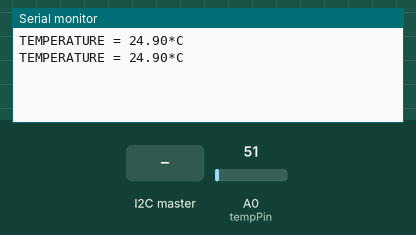
Recording of a sketch running on a simulated Arduino Uno, built with avr-gcc and run on an emulated ATmega328P. Shown: the last lines printed to the serial monitor. Inputs (shaded band) come from the test bench; at power-on: A0 (tempPin) = 51.

Above: at 1.2 s.
1.3 s: the I2C master sends the byte 1
At 1.9 s:
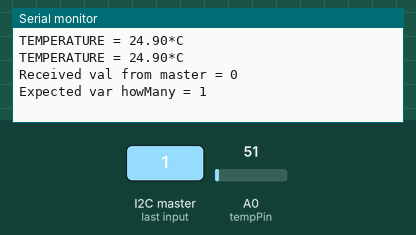
2.8 s: A0 (tempPin) set to 61
At 3.8 s:
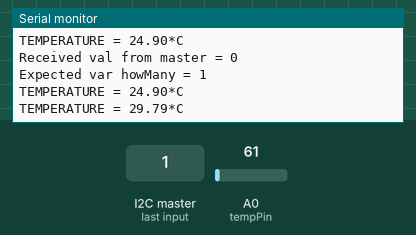
4.3 s: A0 (tempPin) set to 71
At 5.7 s:
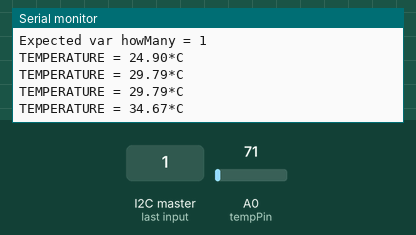
Timing chart, 0 to 7.3 s (numbered marks = the images above; inputs shaded):
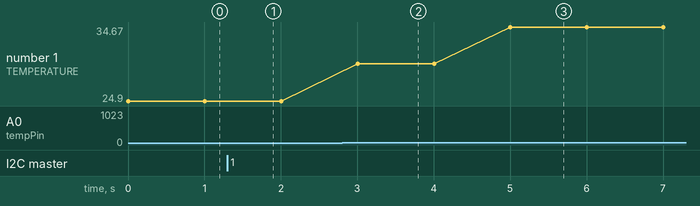

Measured:
- after the input at 1.3 s, the serial monitor: prints a new line at once (image 1)
- after the input at 2.8 s, the serial monitor: prints a new line after 0.20 s (image 2)
- after the input at 4.3 s, the serial monitor: prints a new line after 0.70 s (image 3)
- plotted number 1: 24.9 → 29.79 after the input at 2.8 s, 29.79 → 34.67 after the input at 4.3 s

The sketch:

lcd-multinode-slave.ino
```cpp
#include <Wire.h>

int val;
int tempPin = 0;

void setup()
{
  Wire.begin(2);                // join i2c bus with address #2
  Wire.onReceive(receiveEvent); // register event
  Wire.onRequest(requestEvent);
  Serial.begin(9600);
}

void receiveEvent(int howMany)
{
  /*
  while(1 < Wire.available()) // loop through all but the last
  {
    char c = Wire.read(); // receive byte as a character
    Serial.print(c);         // print the character
  }
  */
  // uint16_t ~ expecting to receive 2 bytes
  uint16_t iVal = 0xffff;
  byte bHigh;
  byte bLow;
  while(Wire.available())    // slave may send less than requested
  {
    //  int iVal = (bHigh << 8) | bLow ;
    uint8_t c = Wire.read(); // receive a byte as character
    if(iVal == 0xffff)
    {
        iVal = 0;
        bHigh = c;
    } else {
        bLow = c;
       iVal = (bHigh << 8) | bLow;
    }
  }
  Serial.print("Received val from master = ");
  Serial.println(iVal);
  Serial.print("Expected var howMany = ");
  Serial.println(howMany);
}

void requestEvent()
{
  uint16_t iVar = readTemp();
  // bit shifting
  byte bHigh = (iVar >> 8);
  byte bLow = iVar & 0xfff;
  Wire.write(bHigh);
  Wire.write(bLow);
}

uint16_t readTemp()
{
  val = analogRead(tempPin);
  float mv = ( val/1024.0)*5000;
  float cel = mv/10;
  uint16_t iTemp = cel;
  return iTemp;
}

void setTemp()
{
  // read temp every 1 second
}

void loop()
{
  // delay(100);

  val = analogRead(tempPin);
  float mv = ( val/1024.0)*5000;
  float cel = mv/10;
  float farh = (cel*9)/5 + 32;

  Serial.print("TEMPERATURE = ");
  Serial.print(cel);
  Serial.print("*C");
  Serial.println();
  delay(1000);

}
```
